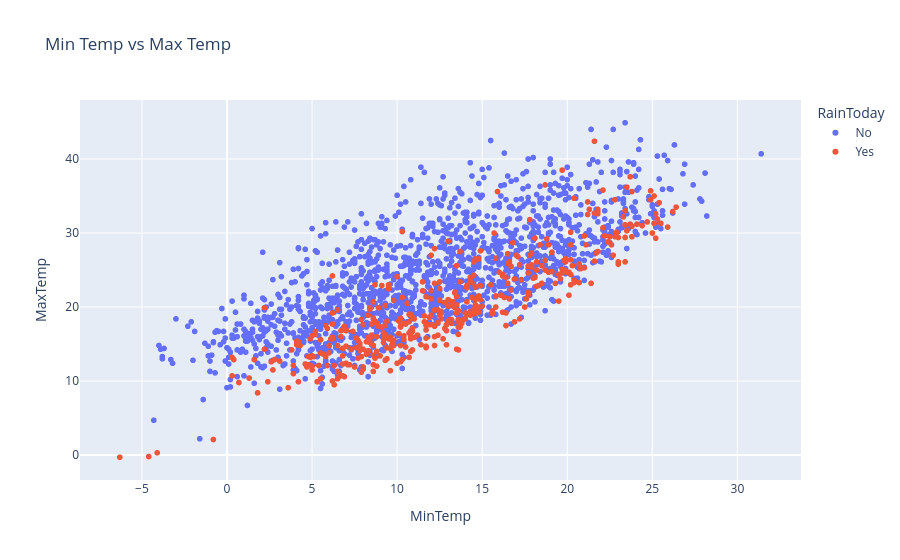

The notebook cell this image was saved under:
### Code cell
px.scatter(df.sample(2000),x='MinTemp',y = 'MaxTemp', color='RainToday', title = "Min Temp vs Max Temp")

### Figure 1 — Plotly figure (JSON) as saved in the notebook; plotly's stock layout.template omitted (floating-point values rounded to 4 significant figures; data arrays with more than 128 entries replaced by an {"elided": "..."} marker saying what was removed)
{"data": [{"hovertemplate": "RainToday=No<br>MinTemp=%{x}<br>MaxTemp=%{y}<extra></extra>", "legendgroup": "No", "marker": {"color": "#636efa", "symbol": "circle"}, "mode": "markers", "name": "No", "showlegend": true, "type": "scattergl", "x": {"elided": "1557 float values"}, "xaxis": "x", "y": {"elided": "1557 float values"}, "yaxis": "y"}, {"hovertemplate": "RainToday=Yes<br>MinTemp=%{x}<br>MaxTemp=%{y}<extra></extra>", "legendgroup": "Yes", "marker": {"color": "#EF553B", "symbol": "circle"}, "mode": "markers", "name": "Yes", "showlegend": true, "type": "scattergl", "x": {"elided": "443 float values"}, "xaxis": "x", "y": {"elided": "443 float values"}, "yaxis": "y"}], "layout": {"legend": {"title": {"text": "RainToday"}, "tracegroupgap": 0}, "title": {"text": "Min Temp vs Max Temp"}, "xaxis": {"anchor": "y", "domain": [0, 1], "title": {"text": "MinTemp"}}, "yaxis": {"anchor": "x", "domain": [0, 1], "title": {"text": "MaxTemp"}}}}
